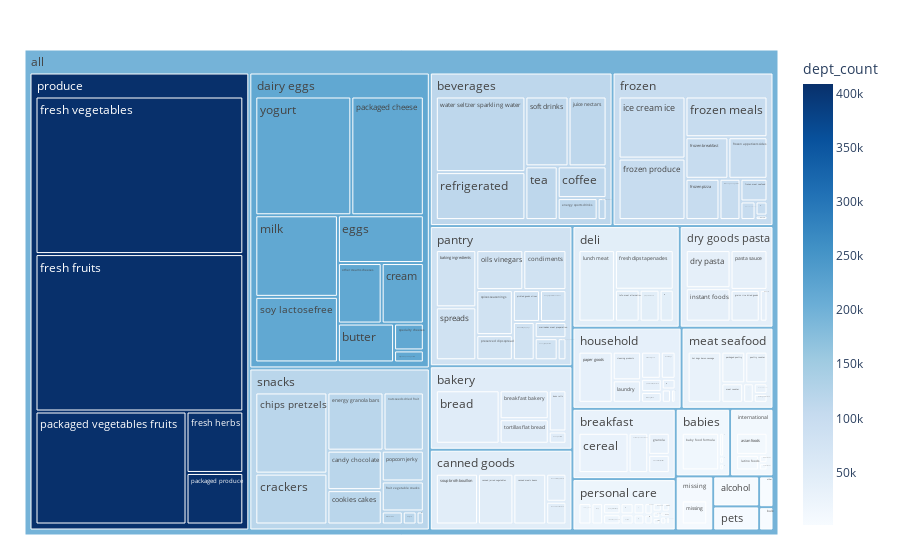

The notebook cell this image was saved under:
### Markdown cell above
### Sales Portfolio

People mostly order fresh fruits, vegetables, dairy and other edibles. The share of other product categories is significantly smaller in comparison.

Additionally, personal care products hold a substantial portion of the inventory. However, their sales are notably low, indicating a potential area for further investigation and optimization.

### Code cell
sales_portfolio = fact_order_products.merge(dim_products, on='product_id').merge(dim_aisles, on='aisle_id').merge(dim_departments, on='department_id')
sales_grouped = sales_portfolio.groupby('department').agg('size').reset_index(name='dept_count') # get number of orders under each department
sales_portfolio = sales_portfolio.merge(sales_grouped, on='department')

# Treemap of sales portfolio
fig = px.treemap(sales_portfolio, path=[px.Constant('all'), 'department', 'aisle'], 
                 color='dept_count', color_continuous_scale='blues')
fig.update_traces(root_color='lightblue')
fig.update_layout(margin = dict(t=50, l=25, r=25, b=25))
fig.show()

### Figure 1 — Plotly figure (JSON) as saved in the notebook; plotly's stock layout.template omitted (floating-point values rounded to 4 significant figures; data arrays with more than 128 entries replaced by an {"elided": "..."} marker saying what was removed)
{"data": [{"branchvalues": "total", "customdata": {"elided": "156x1 float values"}, "domain": {"x": [0, 1], "y": [0, 1]}, "hovertemplate": "labels=%{label}<br>count=%{value}<br>parent=%{parent}<br>id=%{id}<br>dept_count=%{color}<extra></extra>", "ids": {"elided": "156 str values"}, "labels": {"elided": "156 str values"}, "marker": {"coloraxis": "coloraxis", "colors": {"elided": "156 float values"}}, "name": "", "parents": {"elided": "156 str values"}, "root": {"color": "lightblue"}, "type": "treemap", "values": {"elided": "156 int values"}}], "layout": {"coloraxis": {"colorbar": {"title": {"text": "dept_count"}}, "colorscale": [[0, "rgb(247,251,255)"], [0.125, "rgb(222,235,247)"], [0.25, "rgb(198,219,239)"], [0.375, "rgb(158,202,225)"], [0.5, "rgb(107,174,214)"], [0.625, "rgb(66,146,198)"], [0.75, "rgb(33,113,181)"], [0.875, "rgb(8,81,156)"], [1, "rgb(8,48,107)"]]}, "legend": {"tracegroupgap": 0}, "margin": {"b": 25, "l": 25, "r": 25, "t": 50}}}
